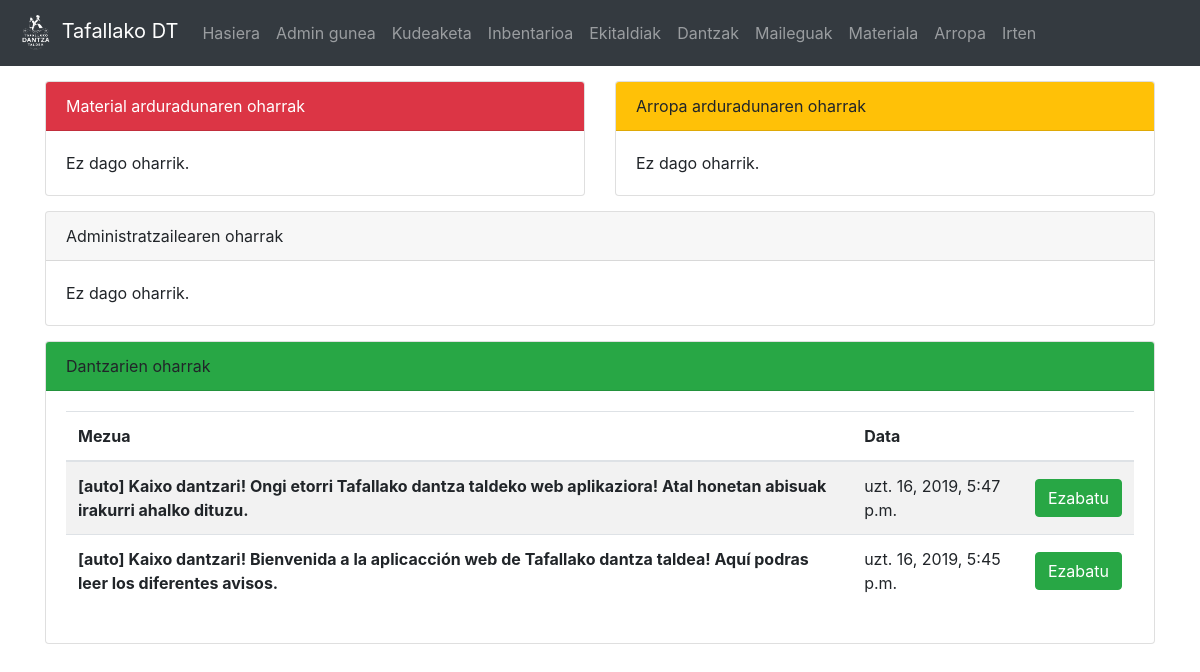
Page / (signed in) on the earlier database version.
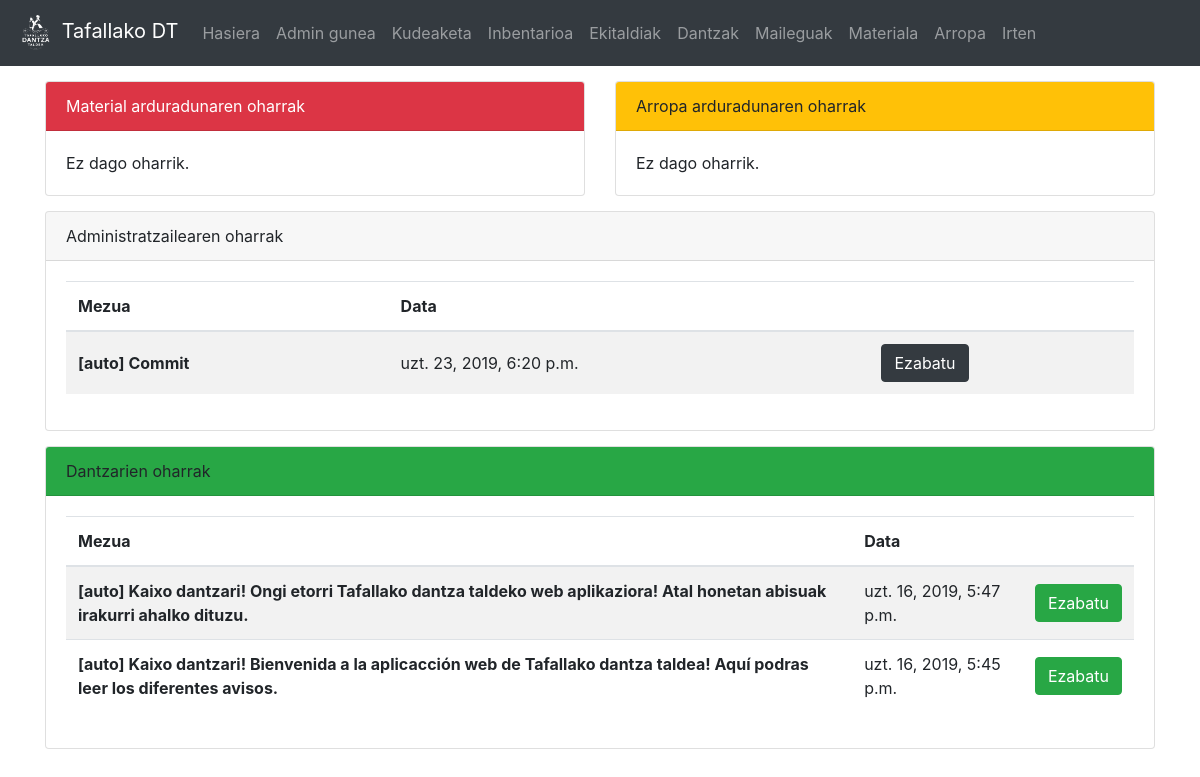
Same page on the later database version.
### dantza/models.py (models this page shows, shortened)
class Oharra(models.Model):
	mezua = models.CharField(max_length=200)
	igorlea = models.CharField(max_length=100, default="auto")
	hartzailea = models.CharField(max_length=10, choices = HARTZAILEA)
	data = models.DateTimeField('Oharraren data')
	def __str__(self):
		return "[" + self.igorlea + "] " + self.mezua

### dantza/views.py (the view)
# urls.py: path('', views.index, name = 'index'),
def index(request):
	if 'd' in request.GET:
		delete = request.GET['id']
		Oharra.objects.get(pk=delete).delete()
		return HttpResponseRedirect('/')
	if request.user.is_authenticated:
		if Dantzaria.objects.filter(user=request.user).exists():
			d = Dantzaria.objects.get(user=request.user)
			o_list = Oharra.objects.all()
			return render(request,'dantza/index.html', {'mezuak':o_list})
		else:
			return render(request,'dantza/index.html', {'err':'Ez duzu erregistroa amaitu, sakatu <a href="/signup_end">hemen</a> amaitzeko'})
	return render(request,'dantza/index.html', {})

### dantza/templatetags/auth_extras.py (called while the page is built)
@register.filter(name='has_group')
def has_group(user, group_name):
    return user.groups.filter(name=group_name).exists()

@register.filter(name='messages_for')
def message_for(list,p):
	return list.filter(hartzailea=p)

### templates/dantza/index.html (shortened to what the changed rows need)
{% extends "dantza/base.html" %}
{% block edukia %}
<div class="container">
{% if request.user.is_authenticated %}
	{% load auth_extras %}
	<div class="row">
		{% if request.user.is_superuser %}
			<div class="col-12" style="margin-top: 15px">
				<div class="card">
					<div class="card-header">Administratzailearen oharrak</div>
					<div class="card-body">
						{% if mezuak and mezuak|messages_for:'AD' %}
							<div class="table-responsive">
								<table class="table table-hover table-striped">
								  <thead>
									<tr>
									  <th scope="col">Mezua</th>
									  <th scope="col">Data</th>
									  <th scope="col"></th>
									</tr>
								  </thead>
								  <tbody>
									{% for m in mezuak|messages_for:'AD' %}
											<tr>
											  <th scope="row" style="vertical-align:middle;">{{ m | safe }}</th>
											  <td style="vertical-align:middle;">{{ m.data }}</td>
											  <td style="vertical-align:middle;">
												  <a class="btn btn-dark" href="?d&id={{ m.pk }}">Ezabatu</a>
											  </td>
										  </tr>
									{% endfor %}
									</tbody>
								</table>
							</div>
						{% else %}
							Ez dago oharrik.
						{% endif %}
					</div>
				</div>
			</div>
		{% endif %}
		<div class="col-12" style="margin-top: 15px">
			<div class="card">
				<div class="card-body">
					{% if mezuak and mezuak|messages_for:'DT' %}
						<div class="table-responsive">
							<table class="table table-hover table-striped">
							  <thead>
								<tr>
								  <th scope="col">Mezua</th>
								  <th scope="col">Data</th>
								  {% if request.user.is_superuser %}
								  	<th scope="col"></th>
								  {% endif %}
								</tr>
							  </thead>
							  <tbody>
								{% for m in mezuak|messages_for:'DT' %}
										<tr>
										  <th scope="row" style="vertical-align:middle;">{{ m | safe }}</th>
										  <td style="vertical-align:middle;">{{ m.data }}</td>
										  {% if request.user.is_superuser %}
										  <td style="vertical-align:middle;">
											  <a class="btn btn-success" href="?d&id={{ m.pk }}">Ezabatu</a>
										  </td>
										  {% endif %}
									  </tr>
								{% endfor %}
								</tbody>
							</table>
						</div>
					{% else %}
						Ez dago oharrik.
					{% endif %}
				</div>
			</div>
		</div>
	</div>
{% endif %}
</div>
{% endblock edukia %}

Differences in the rows shown:
added Oharra: igorlea+mezua "[auto] Commit", data "uzt. 23, 2019, 6:20 p.m."
Other differences:
text no longer shown: "Ez dago oharrik."
text now shown: "Mezua Data"
